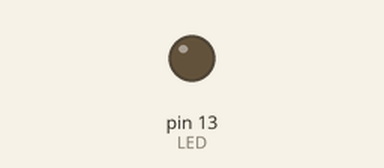
Bench run of a sketch on a simulated Arduino Mega 2560, built with avr-gcc and run on an emulated ATmega2560. On the bench: output pins drawn as LEDs (lit = HIGH).

Above: at 4.0 s.
At 10.5 s:
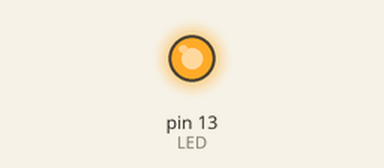
Timing chart, 0 to 23.4 s (numbered marks = the images above):
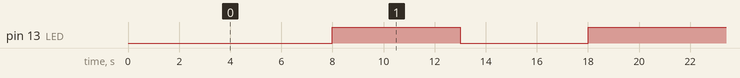

Measured:
- by itself, pin 13 (LED): repeats every 18.0 s: LOW 5.0 s, HIGH 13.0 s

The sketch:

sleep-mode.ino
```cpp
// http://www.prometec.net/el-modo-sleep-en-arduino/
// https://github.com/rocketscream/Low-Power
#include "LowPower.h"
int LED = 13;

void setup() { pinMode(13, OUTPUT); }
void loop() {
  // SLEEP_15MS
  // SLEEP_30MS
  // SLEEP_60MS
  // SLEEP_120MS
  // SLEEP_250MS
  // SLEEP_500MS
  // SLEEP_1S
  // SLEEP_2S
  // SLEEP_4S
  // SLEEP_8S
  // SLEEP_FOREVER

  LowPower.powerDown(SLEEP_8S, ADC_OFF, BOD_OFF);
  // for(int i = 0 ;  i  <  16 ; i++){
  //   //de 4 x 15 segundos = 60
  //   LowPower.powerDown(SLEEP_4S, ADC_OFF, BOD_OFF);
  // }
  digitalWrite(LED, HIGH);
  delay(5000);
  digitalWrite(LED, LOW);
  delay(5000);
  digitalWrite(LED, HIGH);
}
```
